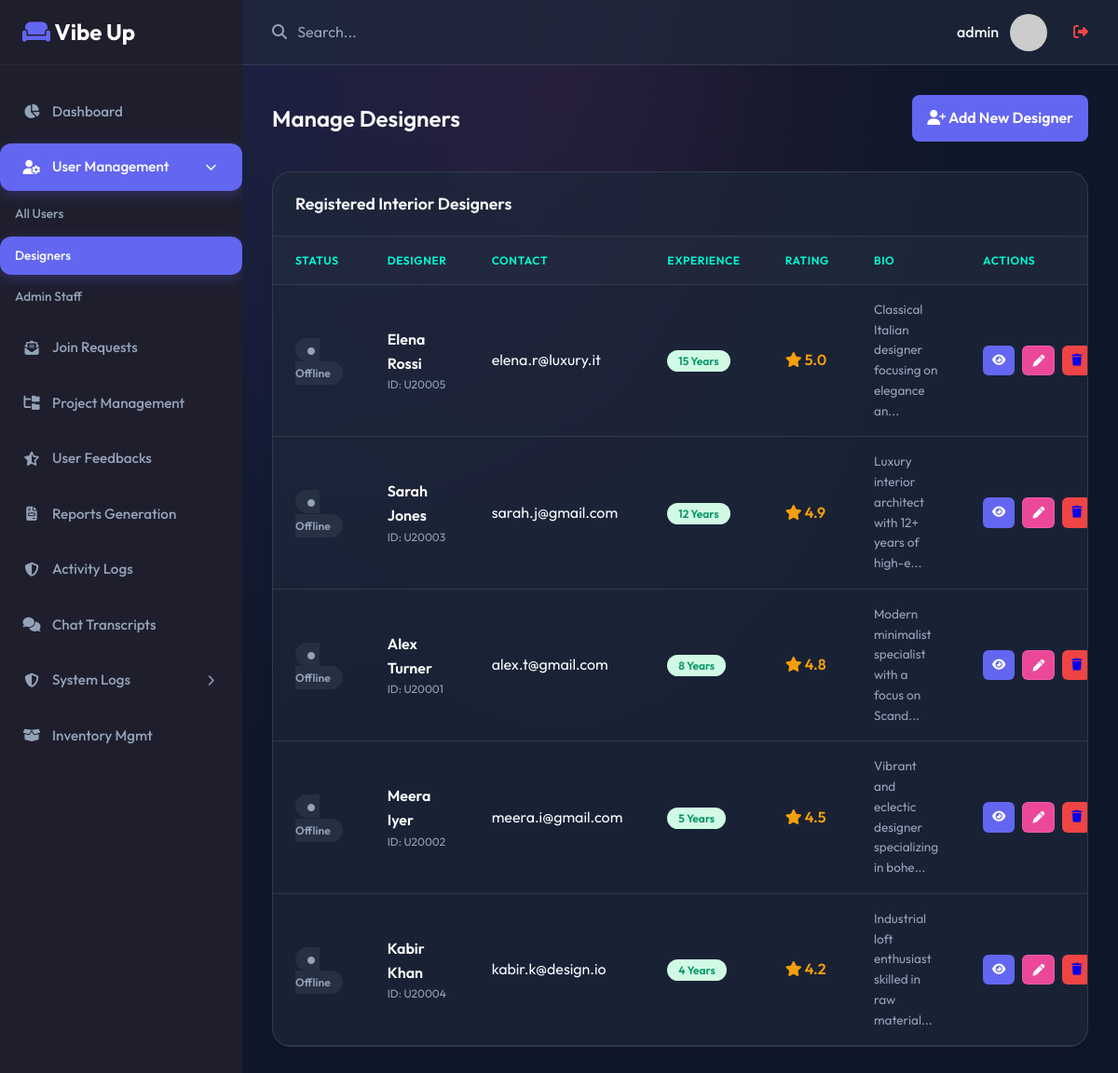
Screenshot of /admin/designers.php (signed in) with the database file from the repository.
### tables this page shows
CREATE TABLE `designer` (
  `id` char(20) NOT NULL,
  `user_id` char(20) NOT NULL,
  `bio` text DEFAULT NULL,
  `experience_years` int(11) DEFAULT NULL,
  `portfolio_urls` longtext DEFAULT NULL CHECK (json_valid(`portfolio_urls`)),
  `rating` decimal(2,1) DEFAULT 0.0
);

CREATE TABLE `user` (
  `id` char(20) NOT NULL,
  `name` varchar(100) NOT NULL,
  `email` varchar(50) NOT NULL,
  `username` varchar(50) NOT NULL,
  `password_hash` varchar(255) NOT NULL,
  `password` varchar(255) DEFAULT NULL COMMENT 'Plain text password for api_v2 compatibility',
  `phone` varchar(15) NOT NULL,
  `profile_pic_url` text DEFAULT NULL,
  `dob` date NOT NULL,
  `role` enum('user','designer','admin') DEFAULT 'user',
  `last_activity` timestamp NOT NULL DEFAULT current_timestamp() ON UPDATE current_timestamp(),
  `created_at` timestamp NOT NULL DEFAULT current_timestamp()
);

### admin/designers.php (the view, shortened to what this page needs)
<?php
$db = new Database();
$conn = $db->getConnection();
require_once '../includes/header.php';
require_once '../includes/sidebar.php';
$status_filter = $_GET['filter'] ?? 'all';
$query = "SELECT u.id, u.name, u.email, u.last_activity, d.bio, d.rating, d.experience_years
          FROM user u
          JOIN designer d ON u.id = d.user_id
          WHERE u.role = 'designer'";
$params = [];
$query .= " ORDER BY d.rating DESC";
$stmt = $conn->prepare($query);
$stmt->execute($params);
$designers = $stmt->fetchAll();
?>
<div class="page-header">
    <h1 class="page-title"><?= $status_filter === 'online' ? 'Online ' : '' ?>Manage Designers</h1>
    <div class="action-btns">
        <a href="add_designer.php" class="btn-primary">
            <i class="fa-solid fa-user-plus"></i> Add New Designer
        </a>
    </div>
</div>
<div class="card">
    <div class="card-header">
        <h3 class="card-title">Registered Interior Designers</h3>
    </div>
    <div class="card-body" style="padding: 0;">
        <div class="table-responsive">
            <table class="table">
                <thead>
                    <tr>
                        <th>Status</th>
                        <th>Designer</th>
                        <th>Contact</th>
                        <th>Experience</th>
                        <th>Rating</th>
                        <th>Bio</th>
                        <th>Actions</th>
                    </tr>
                </thead>
                <tbody>
                        <?php foreach ($designers as $designer): ?>
                        <tr>
                            <td>
                                <?php
                                $is_online = (isset($designer['last_activity']) && strtotime($designer['last_activity']) > (time() - 300));
                                ?>
                                <span class="badge" style="background: <?= $is_online ? 'rgba(16, 185, 129, 0.1)' : 'rgba(148, 163, 184, 0.1)' ?>; color: <?= $is_online ? '#10b981' : '#94a3b8' ?>; border: 1px solid <?= $is_online ? '#10b981' : 'transparent' ?>;">
                                    <i class="fa-solid fa-circle" style="font-size: 0.5rem; margin-right: 5px;"></i>
                                    <?= $is_online ? 'Online' : 'Offline' ?>
                                </span>
                            </td>
                            <td>
                                <div style="font-weight: 600; color: #fff;"><?= htmlspecialchars((string)$designer['name']) ?></div>
                                <div style="font-size: 0.75rem; color: var(--text-muted);">ID: <?= $designer['id'] ?></div>
                            </td>
                            <td><?= htmlspecialchars((string)$designer['email']) ?></td>
                            <td><span class="badge badge-active"><?= $designer['experience_years'] ?> Years</span></td>
                            <td>
                                <div style="color: var(--warning); font-weight: 600;">
                                    <i class="fa-solid fa-star"></i> <?= $designer['rating'] ?>
                                </div>
                            </td>
                            <td>
                                <div style="max-width: 200px; font-size: 0.85rem; color: var(--text-muted);" title="<?= htmlspecialchars((string)$designer['bio']) ?>">
                                    <?= htmlspecialchars(strlen((string)$designer['bio']) > 50 ? substr((string)$designer['bio'], 0, 50) . '...' : (string)$designer['bio']) ?>
                                </div>
                            </td>
                            <td>
                                <div class="action-btns">
                                    <a href="designer_details.php?id=<?= $designer['id'] ?>" class="btn-primary btn-sm" title="View Details" style="padding: 5px 10px; min-width: unset;">
                                        <i class="fa-solid fa-eye"></i>
                                    </a>
                                    <a href="edit_designer.php?id=<?= $designer['id'] ?>" class="btn-secondary btn-sm" title="Edit" style="padding: 5px 10px; min-width: unset; background: var(--secondary); color: var(--text); border: 1px solid var(--border);">
                                        <i class="fa-solid fa-pen"></i>
                                    </a>
                                    <a href="delete_designer.php?id=<?= $designer['id'] ?>" class="btn-danger btn-sm" title="Delete" onclick="return confirm('Permanently delete this designer and their profile?')" style="padding: 5px 10px; min-width: unset;">
                                        <i class="fa-solid fa-trash"></i>
                                    </a>
                                </div>
                            </td>
                        </tr>
                    <?php endforeach; ?>
                </tbody>
            </table>
        </div>
    </div>
</div>
<?php require_once '../includes/footer.php'; ?>

### assets/css/style.css (style rules this page uses)
:root { --primary: #6366f1; --primary-hover: #4f46e5; --secondary: #ec4899; --accent: #00ffd5; --background: #0f172a; --surface: rgba(30, 41, 59, 0.7); --text-main: #f8fafc; --text-muted: #94a3b8; --border: rgba(255, 255, 255, 0.1); --success: #10b981; --danger: #ef4444; --warning: #f59e0b; --sidebar-bg: #1e1e2d; --sidebar-text: #9899ac; --sidebar-hover: #ffffff; --sidebar-active: var(--primary); --glass: rgba(255, 255, 255, 0.05); --glass-border: rgba(255, 255, 255, 0.1); }
* { margin: 0; padding: 0; box-sizing: border-box; font-family: 'Outfit', sans-serif; }
html { scroll-behavior: smooth; }
body { background-color: var(--background); background-image: radial-gradient(at 0% 0%, rgba(99, 102, 241, 0.15) 0, transparent 50%), radial-gradient(at 50% 0%, rgba(236, 72, 153, 0.1) 0, transparent 50%); color: var(--text-main); line-height: 1.6; min-height: 100vh; }
.btn-primary { display: block; width: 100%; padding: 0.75rem 1rem; background-color: var(--primary); color: white; border: none; border-radius: 0.5rem; font-size: 1rem; font-weight: 600; cursor: pointer; transition: background-color 0.2s; text-decoration: none; text-align: center; }
.page-header { display: flex; justify-content: space-between; align-items: center; margin-bottom: 2rem; }
.page-title { font-size: 1.5rem; font-weight: 600; color: var(--text-main); }
.card { background: var(--surface); backdrop-filter: blur(12px); -webkit-backdrop-filter: blur(12px); border-radius: 1.25rem; box-shadow: 0 10px 15px -3px rgba(0, 0, 0, 0.1), 0 4px 6px -2px rgba(0, 0, 0, 0.05); border: 1px solid var(--border); overflow: hidden; margin-bottom: 1.5rem; transition: transform 0.2s ease, box-shadow 0.2s ease; }
.card-header { padding: 1.25rem 1.5rem; border-bottom: 1px solid var(--border); display: flex; justify-content: space-between; align-items: center; }
.card-title { font-weight: 600; font-size: 1.1rem; }
.card-body { padding: 1.5rem; }
.table-responsive { overflow-x: auto; }
.table { width: 100%; border-collapse: collapse; }
.table th, .table td { padding: 1rem 1.5rem; text-align: left; border-bottom: 1px solid var(--border); }
.table th { font-weight: 600; color: var(--accent); background-color: rgba(255, 255, 255, 0.02); text-transform: uppercase; font-size: 0.75rem; letter-spacing: 0.05em; }
.badge { padding: 0.25rem 0.75rem; border-radius: 9999px; font-size: 0.75rem; font-weight: 600; }
.badge-active { background-color: #d1fae5; color: #059669; }
.btn-sm { padding: 0.4rem 0.8rem; font-size: 0.8rem; border-radius: 0.375rem; }
.btn-danger { background-color: var(--danger); }
.btn-secondary { background-color: var(--text-muted); }
.action-btns { display: flex; gap: 0.5rem; }

### rows the page displays
designer: user.name "Elena Rossi", user "U20005", user.email "elena.r@luxury.it", experience_years "15", rating "5.0", bio "Classical Italian designer focusing on elegance an..."
designer: user.name "Sarah Jones", user "U20003", user.email "sarah.j@gmail.com", experience_years "12", rating "4.9", bio "Luxury interior architect with 12+ years of high-e..."
designer: user.name "Alex Turner", user "U20001", user.email "alex.t@gmail.com", experience_years "8", rating "4.8", bio "Modern minimalist specialist with a focus on Scand..."
designer: user.name "Meera Iyer", user "U20002", user.email "meera.i@gmail.com", experience_years "5", rating "4.5", bio "Vibrant and eclectic designer specializing in bohe..."
designer: user.name "Kabir Khan", user "U20004", user.email "kabir.k@design.io", experience_years "4", rating "4.2", bio "Industrial loft enthusiast skilled in raw material..."

### other values shown
$_SESSION['admin_username'] "admin"
